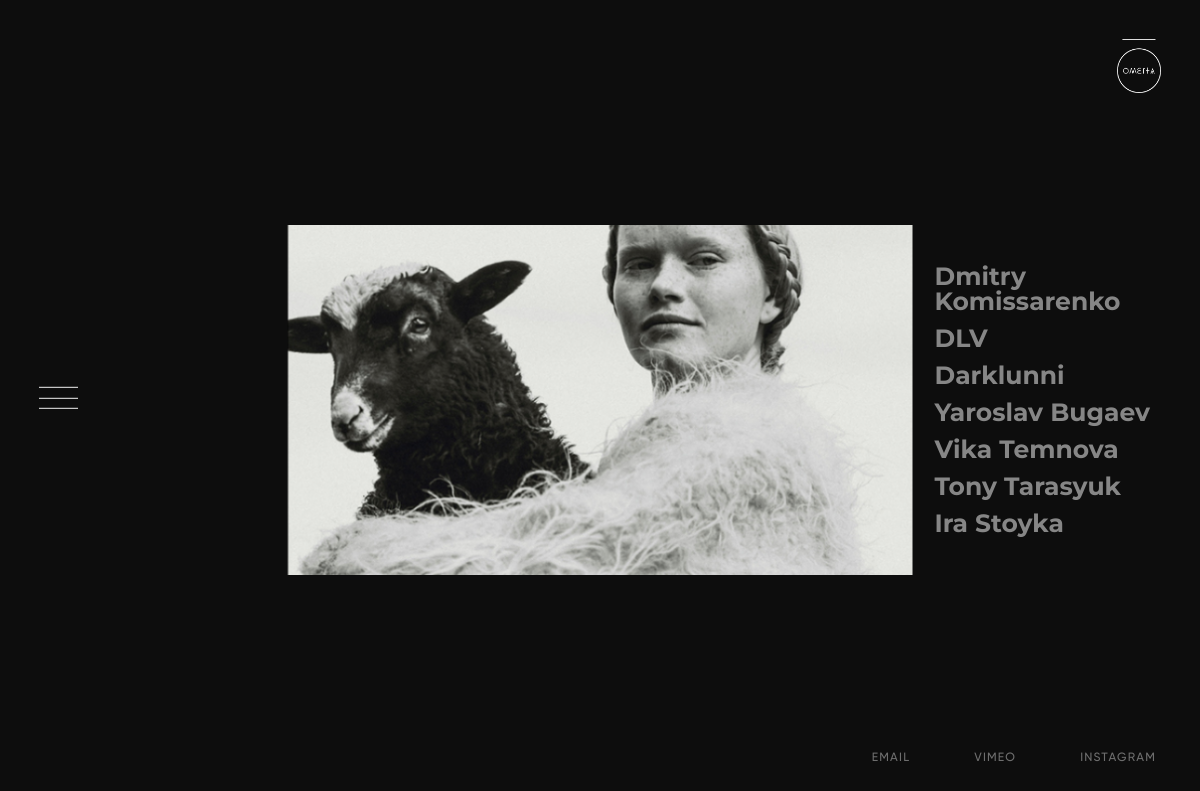
The app's page /photographers with its own data.
### ometa/models.py (models this page shows, shortened)
class Photo(models.Model):
    number = models.IntegerField(default=1)
    album = models.ForeignKey(Album, on_delete=models.CASCADE, related_name="photos")
    photo = models.ImageField(upload_to="photo/", default='', null=True, blank=True)
    isTitle = models.BooleanField(default=0)
    @property
    def photo_url(self):
        if self.photo and hasattr(self.photo, 'url'):
            return self.photo.url
    class Meta(object):
        ordering = ['number']

class Photographer(models.Model):
    number = models.IntegerField(default=1)
    name = models.CharField(max_length=30, default='No name')
    def get_absolute_url(self):
        return "photographers/%i" % self.id
    class Meta(object):
        ordering = ['number']

### ometa/views.py (the view)
# urls.py: path('photographers', views.photographers, name='photographers'),
def photographers(request):
    photo_artists = Photographer.objects.all().order_by('number')
    preview_photo = Photo.objects.filter(isTitle='1')
    preview_photo_list = []
    for ar_obj in photo_artists:
        for ph_obj in preview_photo:
            if ar_obj.id == ph_obj.album.photograph.id:
                preview_photo_list.append(ph_obj)
    error_artists = ''
    error_preview = ''
    if not preview_photo_list:
        error_preview = "Preview photo is not chosen!"
    if not photo_artists:
        error_artists = "Photographers is not added!"
    context = {
        "photo_artists": photo_artists,
        "photos": preview_photo_list,
        "active_photo": preview_photo_list[0],
        "active_artist": photo_artists[0],
        "error_artists": error_artists,
        "error_preview": error_preview
    }
    return render(request, "partials/photographers.html", context)

### templates/partials/photographers.html (shortened to what this page needs)
{% extends 'base.html' %}
{% block body %}
  <div class="artists js-artists">
    <div class="artists__previews-list"><a class="artists__link artists__preview-img js-artists-preview active" href="{{ active_artist.get_absolute_url }}" title="{{ active_artist.name }}" data-num="{{ active_artist.id }}" style="background-image: url('{{ active_photo.photo_url }}')"></a>
     </div>
     <ul class="artists__list">
        {% for obj in photo_artists %}
          <li class="artists__item js-artists-names" data-num="{{ obj.id }}"><a class="artists__link" href="{{ obj.get_absolute_url }}" title="{{ obj.name }}">{{ obj.name }}</a></li>
        {% endfor %}
     </ul>
  </div>
{% endblock %}

### custom_static/css/index.css (style rules this page uses)
html { font-family: sans-serif; line-height: 1.15; -ms-text-size-adjust: 100%; -webkit-text-size-adjust: 100%; box-sizing: border-box; }
*, *::before, *::after { box-sizing: inherit; }
body { margin: 0; }
a { background-color: transparent; -webkit-text-decoration-skip: objects; }
a, area, button, input, label, select, textarea { -ms-touch-action: manipulation; touch-action: manipulation; }
h1, h2, h3, h4, h5, h6, p, blockquote, em, img, i, dl, dt, ol, ul, li, video, canvas { margin: 0; padding: 0; border: 0; vertical-align: baseline; }
div, input, textarea, select, button, h1, h2, h3, h4, h5, h6, a, span { outline: none; }
ul, ol { list-style-type: none; }
body, html { width: 100vw; max-height: 100vh; overflow: hidden; height: 100vh; background-color: #0d0d0d; color: #ffffff; margin: 0; padding: 0; box-sizing: border-box; }
.artists__previews-list { display: inline-block; width: 625px; height: 400px; position: absolute; top: 50%; left: 50%; -webkit-transform: translate(-50%, -50%); -ms-transform: translate(-50%, -50%); transform: translate(-50%, -50%); }
.artists__preview-img { display: inline-block; position: absolute; opacity: 0; pointer-events: none; top: 0; left: 0; width: 100%; height: 100%; background: no-repeat center; background-size: cover; transition: opacity .1s; }
.artists__preview-img.active { opacity: 1; pointer-events: all; }
.artists__list { position: absolute; top: 50%; left: calc(50% + 312.5px + 22px); -webkit-transform: translateY(-50%); -ms-transform: translateY(-50%); transform: translateY(-50%); list-style: none; text-align: left; font-size: 34px; }
.artists__item { opacity: .5; transition: opacity .2s; }
.artists__item + .artists__item { margin-top: 12px; }
.artists__link { text-decoration: none; color: #ffffff; font-family: "Montserrat Bold", serif; }
@media only screen and (max-width: 1700px) { .artists__list { width: 300px; } }
@media only screen and (max-width: 1700px) { .artists__item { line-height: 1; } }
@media only screen and (max-width: 1300px) { .artists__previews-list { width: 625px; height: 350px; } }
@media only screen and (max-width: 1300px) { .artists__list { left: calc(50% + 312.5px + 22px); font-size: 25px; width: 250px; } }
@media only screen and (max-width: 1300px) { .artists__item + .artists__item { margin-top: 12px; } }

### records on screen
Photo: photo_url (picture)
Photographer: name "Dmitry Komissarenko"
Photographer: name "DLV"
Photographer: name "Darklunni"
Photographer: name "Yaroslav Bugaev"
Photographer: name "Vika Temnova"
Photographer: name "Tony Tarasyuk"
Photographer: name "Ira Stoyka"
